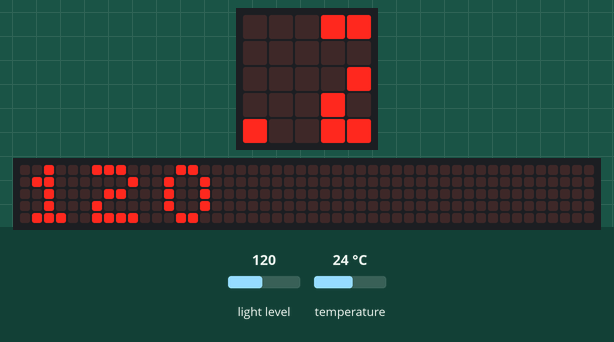
The program below on a simulated BBC micro:bit (MakeCode). On the bench: the board's 5×5 LED display, a strip that is not on the board, showing the scrolling text unrolled. Inputs (shaded band) come from the test bench; at power-on: light level 120, temperature 24 °C. The 48×5 strip is a reading aid, not a part: it shows the text the display is scrolling, unrolled, one strip-width of it at a time.

Above: at 1.27 s.
1.3 s: light level set to 5
At 5.2 s:
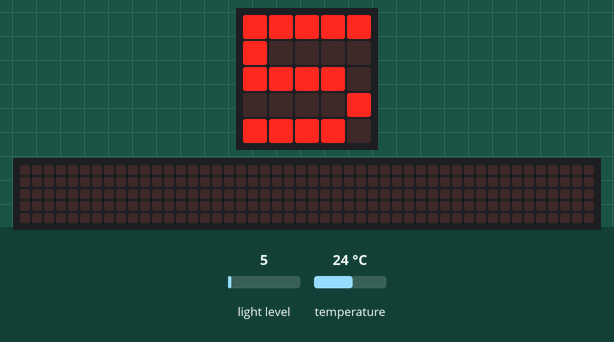
6.8 s: light level set to 64
At 8.23 s:
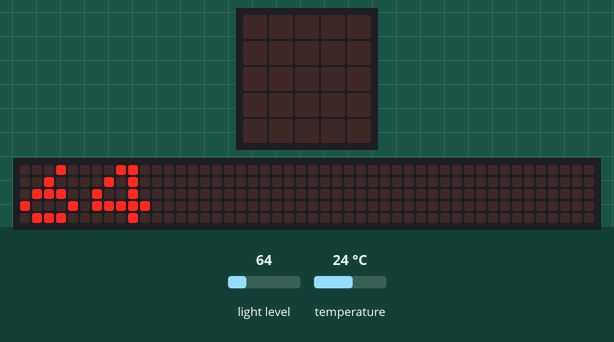
16.9 s: temperature set to 25.6 °C
22.4 s: temperature set to 12 °C
At 25.5 s:
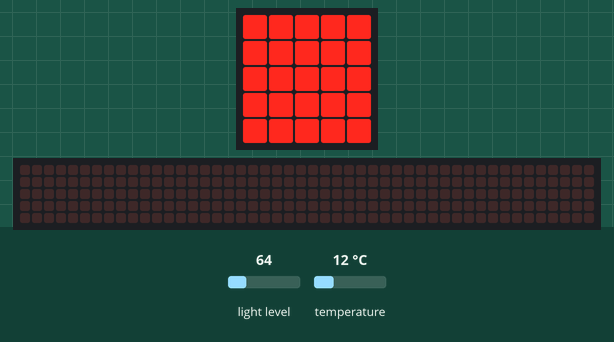

The program:

main.ts
```typescript
basic.forever(function () {
    if (input.temperature() < 25) {
        basic.showNumber(input.lightLevel())
        basic.showLeds(`
            # # # # #
            # # # # #
            # # # # #
            # # # # #
            # # # # #
            `)
        basic.pause(100)
        basic.showLeds(`
            . . . . .
            . . . . .
            . . . . .
            . . . . .
            . . . . .
            `)
        basic.pause(100)
    }
})
```

test.ts
```typescript
// aquí va el archivo "tests"; esto no se compilará cuando este paquete se utilice como una extensión.
```

Measured:
- after the input at 1.3 s, the display: first differs from a run without the input after 3.3 s (image 1)
- after the input at 6.8 s, the display: first differs from a run without the input after 1.4 s (image 2)
- after the input at 22.4 s, the display: first changes at once (image 3 shows a later state)
- what the display in image 1 shows lasts 0.8 s, from 4.6 s to 5.4 s
- what the display in image 3 shows lasts 0.5 s, from 25.1 s to 25.6 s
